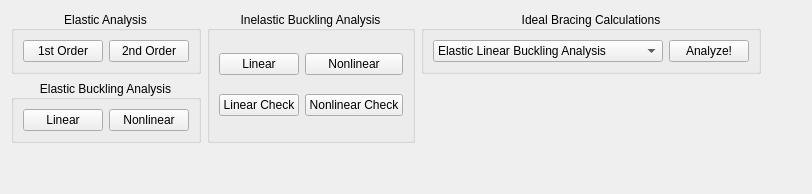
      <widget class="QWidget" name="AnalysisTypes">
       <attribute name="title">
        <string>Analysis Types</string>
       </attribute>
       <layout class="QGridLayout" name="gridLayout_15">
        <item row="0" column="0">
         <widget class="QGroupBox" name="ElasticAnalysisGroup">
          <property name="title">
           <string>Elastic Analysis</string>
          </property>
          <property name="alignment">
           <set>Qt::AlignCenter</set>
          </property>
          <layout class="QHBoxLayout" name="horizontalLayout_19">
           <item>
            <widget class="QPushButton" name="firstOrderElasticAnalysis">
             <property name="text">
              <string>1st Order</string>
             </property>
            </widget>
           </item>
           <item>
            <widget class="QPushButton" name="secondOrderElasticAnalysis">
             <property name="text">
              <string>2nd Order</string>
             </property>
            </widget>
           </item>
          </layout>
         </widget>
        </item>
        <item row="0" column="3">
         <spacer name="horizontalSpacer_9">
          <property name="orientation">
           <enum>Qt::Horizontal</enum>
          </property>
          <property name="sizeHint" stdset="0">
           <size>
            <width>40</width>
            <height>20</height>
           </size>
          </property>
         </spacer>
        </item>
        <item row="0" column="2">
         <widget class="QGroupBox" name="IdealBracingGroup">
          <property name="title">
           <string>Ideal Bracing Calculations</string>
          </property>
          <property name="alignment">
           <set>Qt::AlignCenter</set>
          </property>
          <layout class="QHBoxLayout" name="horizontalLayout_21">
           <item>
            <widget class="QComboBox" name="idealBracingAnalysisTypes">
             <item>
              <property name="text">
               <string>Elastic Linear Buckling Analysis</string>
              </property>
             </item>
             <item>
              <property name="text">
               <string>Elastic Nonlinear Buckling Analysis</string>
              </property>
             </item>
             <item>
              <property name="text">
               <string>Inelastic Linear Buckling Analysis</string>
              </property>
             </item>
             <item>
              <property name="text">
               <string>Inelastic Nonlinear Buckling Analysis</string>
              </property>
             </item>
            </widget>
           </item>
           <item>
            <widget class="QPushButton" name="idealBracingPushButton">
             <property name="text">
              <string>Analyze!</string>
             </property>
            </widget>
           </item>
          </layout>
         </widget>
        </item>
        <item row="0" column="1" rowspan="2">
         <widget class="QGroupBox" name="InelasticBucklingAnalysisGroup">
          <property name="title">
           <string>Inelastic Buckling Analysis</string>
          </property>
          <property name="alignment">
           <set>Qt::AlignCenter</set>
          </property>
          <layout class="QHBoxLayout" name="horizontalLayout_20">
           <item>
            <layout class="QGridLayout" name="gridLayout_14">
             <item row="0" column="1">
              <widget class="QPushButton" name="inelasticNonlinearBucklingAnalysis">
               <property name="text">
                <string>Nonlinear</string>
               </property>
              </widget>
             </item>
             <item row="0" column="0">
              <widget class="QPushButton" name="inelasticLinearBucklingAnalysis">
               <property name="text">
                <string>Linear</string>
               </property>
              </widget>
             </item>
             <item row="1" column="0">
              <widget class="QPushButton" name="inelasticLinearCheck">
               <property name="text">
                <string>Linear Check</string>
               </property>
              </widget>
             </item>
             <item row="1" column="1">
              <widget class="QPushButton" name="inelasticNonlinearCheck">
               <property name="text">
                <string>Nonlinear Check</string>
               </property>
              </widget>
             </item>
            </layout>
           </item>
          </layout>
         </widget>
        </item>
        <item row="1" column="0">
         <widget class="QGroupBox" name="ElasticBucklingAnalysisGroup">
          <property name="title">
           <string>Elastic Buckling Analysis</string>
          </property>
          <property name="alignment">
           <set>Qt::AlignCenter</set>
          </property>
          <layout class="QHBoxLayout" name="horizontalLayout_11">
           <item>
            <widget class="QPushButton" name="elasticLinearBucklingAnalysis">
             <property name="text">
              <string>Linear</string>
             </property>
            </widget>
           </item>
           <item>
            <widget class="QPushButton" name="elasticNonlinearBucklingAnalysis">
             <property name="text">
              <string>Nonlinear</string>
             </property>
            </widget>
           </item>
          </layout>
         </widget>
        </item>
        <item row="2" column="2">
         <spacer name="verticalSpacer_3">
          <property name="orientation">
           <enum>Qt::Vertical</enum>
          </property>
          <property name="sizeHint" stdset="0">
           <size>
            <width>20</width>
            <height>40</height>
           </size>
          </property>
         </spacer>
        </item>
       </layout>
      </widget>
